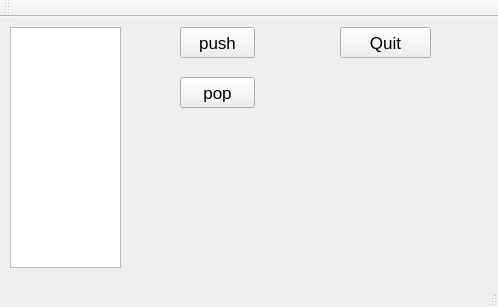
<?xml version="1.0" encoding="UTF-8"?>
<ui version="4.0">
 <class>task1Class</class>
 <widget class="QMainWindow" name="task1Class">
  <property name="geometry">
   <rect>
    <x>0</x>
    <y>0</y>
    <width>498</width>
    <height>307</height>
   </rect>
  </property>
  <property name="windowTitle">
   <string>task1</string>
  </property>
  <widget class="QWidget" name="centralWidget">
   <widget class="QTableWidget" name="table">
    <property name="geometry">
     <rect>
      <x>10</x>
      <y>10</y>
      <width>111</width>
      <height>241</height>
     </rect>
    </property>
   </widget>
   <widget class="QPushButton" name="pushBtn">
    <property name="geometry">
     <rect>
      <x>180</x>
      <y>10</y>
      <width>75</width>
      <height>31</height>
     </rect>
    </property>
    <property name="font">
     <font>
      <pointsize>13</pointsize>
     </font>
    </property>
    <property name="text">
     <string>push</string>
    </property>
   </widget>
   <widget class="QPushButton" name="popBtn">
    <property name="geometry">
     <rect>
      <x>180</x>
      <y>60</y>
      <width>75</width>
      <height>31</height>
     </rect>
    </property>
    <property name="font">
     <font>
      <pointsize>13</pointsize>
     </font>
    </property>
    <property name="text">
     <string>pop</string>
    </property>
   </widget>
   <widget class="QPushButton" name="quitBtn">
    <property name="geometry">
     <rect>
      <x>340</x>
      <y>10</y>
      <width>91</width>
      <height>31</height>
     </rect>
    </property>
    <property name="font">
     <font>
      <pointsize>13</pointsize>
     </font>
    </property>
    <property name="text">
     <string>Quit</string>
    </property>
   </widget>
  </widget>
  <widget class="QMenuBar" name="menuBar">
   <property name="geometry">
    <rect>
     <x>0</x>
     <y>0</y>
     <width>498</width>
     <height>22</height>
    </rect>
   </property>
  </widget>
  <widget class="QToolBar" name="mainToolBar">
   <attribute name="toolBarArea">
    <enum>TopToolBarArea</enum>
   </attribute>
   <attribute name="toolBarBreak">
    <bool>false</bool>
   </attribute>
  </widget>
  <widget class="QStatusBar" name="statusBar"/>
 </widget>
 <layoutdefault spacing="6" margin="11"/>
 <resources>
  <include location="task1.qrc"/>
 </resources>
 <connections/>
</ui>
